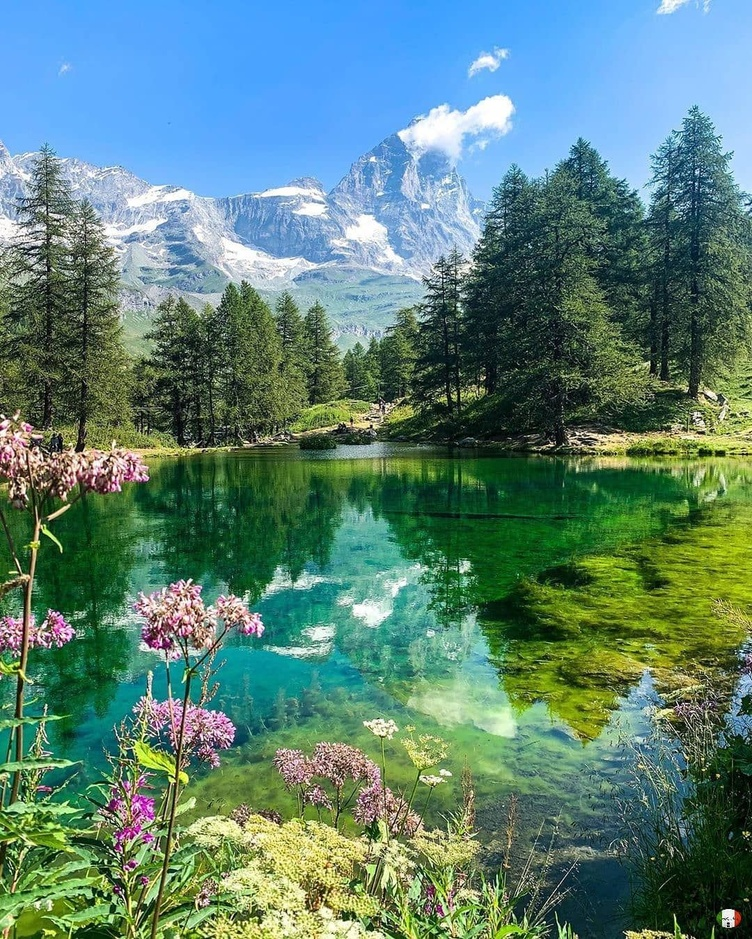
#> input picture data/imagen_prueba.jpg, 752 x 939 px, shrunk from 1080 x 1349 before the run, found by its file name
$ python main.py
#> lines starting #> are read from the running program, lines starting #| are printed output that depends on the picture
### src/image_processing/loader.py
import cv2


def cargar_imagen(ruta: str):
    """Carga una imagen desde la ruta indicada."""
#> called with ruta = 'data/imagen_prueba.jpg'
    return cv2.imread(ruta)
#> returned value is the input picture: shape (939, 752, 3); mean B, G, R 118.4, 130.1, 91.7

### src/image_processing/transform.py
import cv2


def convertir_grises(imagen):
    """Convierte una imagen BGR a escala de grises."""
    return cv2.cvtColor(imagen, cv2.COLOR_BGR2GRAY)
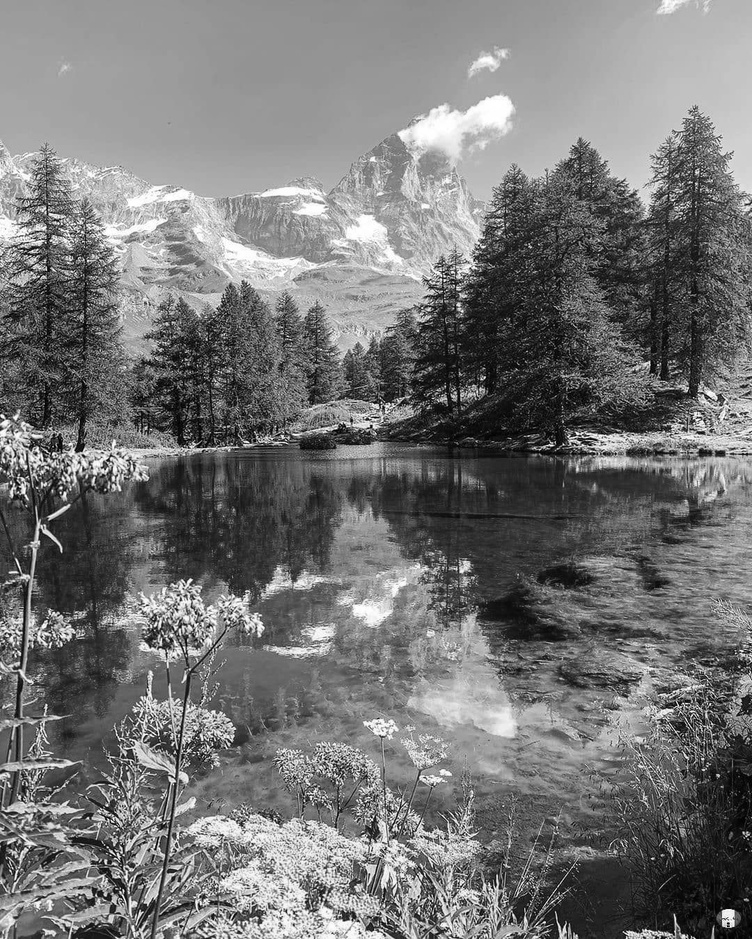
#> returned value: shape (939, 752); min 0, max 255, mean 117.3


def ajustar_brillo(imagen, alpha: float = 1.2, beta: int = 30):
    """Ajusta contraste y brillo con alpha y beta."""
#> called with alpha = 1.2, beta = 30
    return cv2.convertScaleAbs(imagen, alpha=alpha, beta=beta)
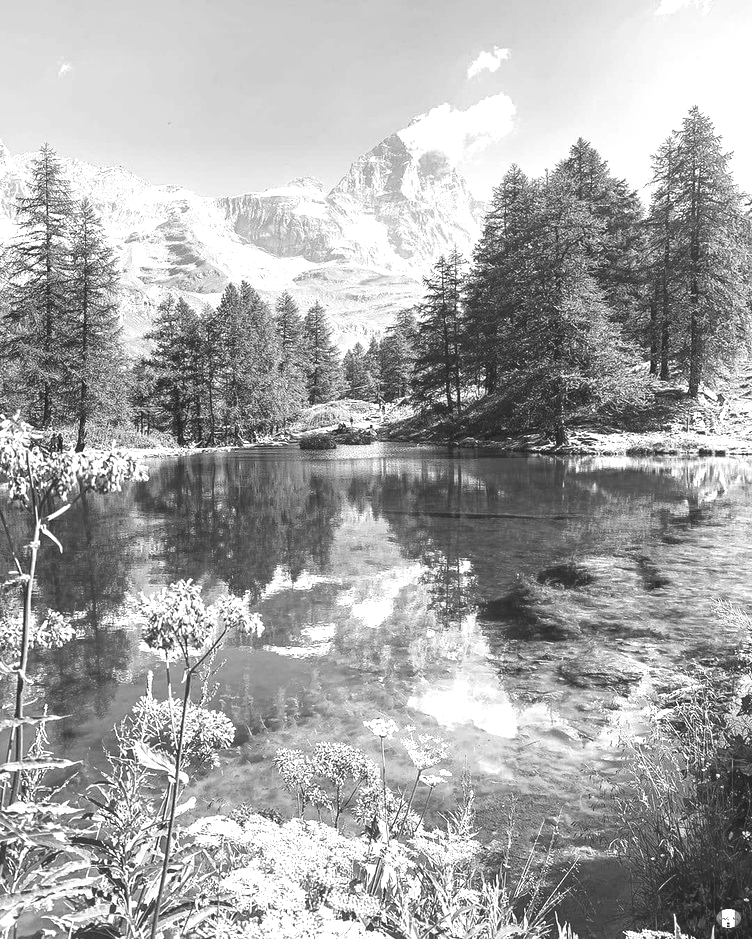
#> returned value: shape (939, 752); min 30, max 255, mean 167.1

### src/image_processing/main.py
from pathlib import Path

import cv2
import matplotlib.pyplot as plt

from image_processing.loader import cargar_imagen
from image_processing.transform import convertir_grises, ajustar_brillo


def main():
    ruta = Path("data/imagen_prueba.jpg")
    imagen = cargar_imagen(str(ruta))

    if imagen is None:
        raise FileNotFoundError("No se pudo cargar la imagen de prueba.")

    imagen_rgb = cv2.cvtColor(imagen, cv2.COLOR_BGR2RGB)
    gris = convertir_grises(imagen)
    brillo = ajustar_brillo(gris, alpha=1.2, beta=30)

    plt.figure(figsize=(10, 4))
    plt.subplot(1, 3, 1)
    plt.imshow(imagen_rgb)
    plt.title("Original")
    plt.axis("off")

    plt.subplot(1, 3, 2)
    plt.imshow(gris, cmap="gray")
    plt.title("Escala de grises")
    plt.axis("off")

    plt.subplot(1, 3, 3)
    plt.imshow(brillo, cmap="gray")
    plt.title("Brillo ajustado")
    plt.axis("off")

    plt.tight_layout()
    plt.show()
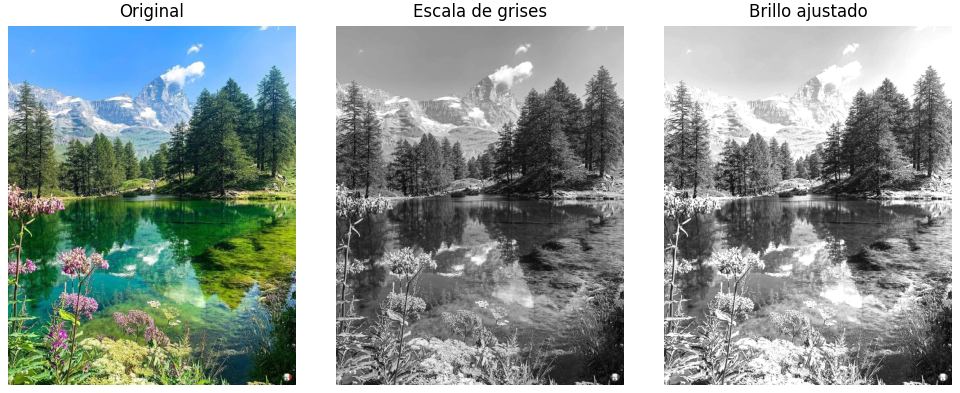
#> figure drawn by matplotlib, 3 panels


if __name__ == "__main__":
    main()
